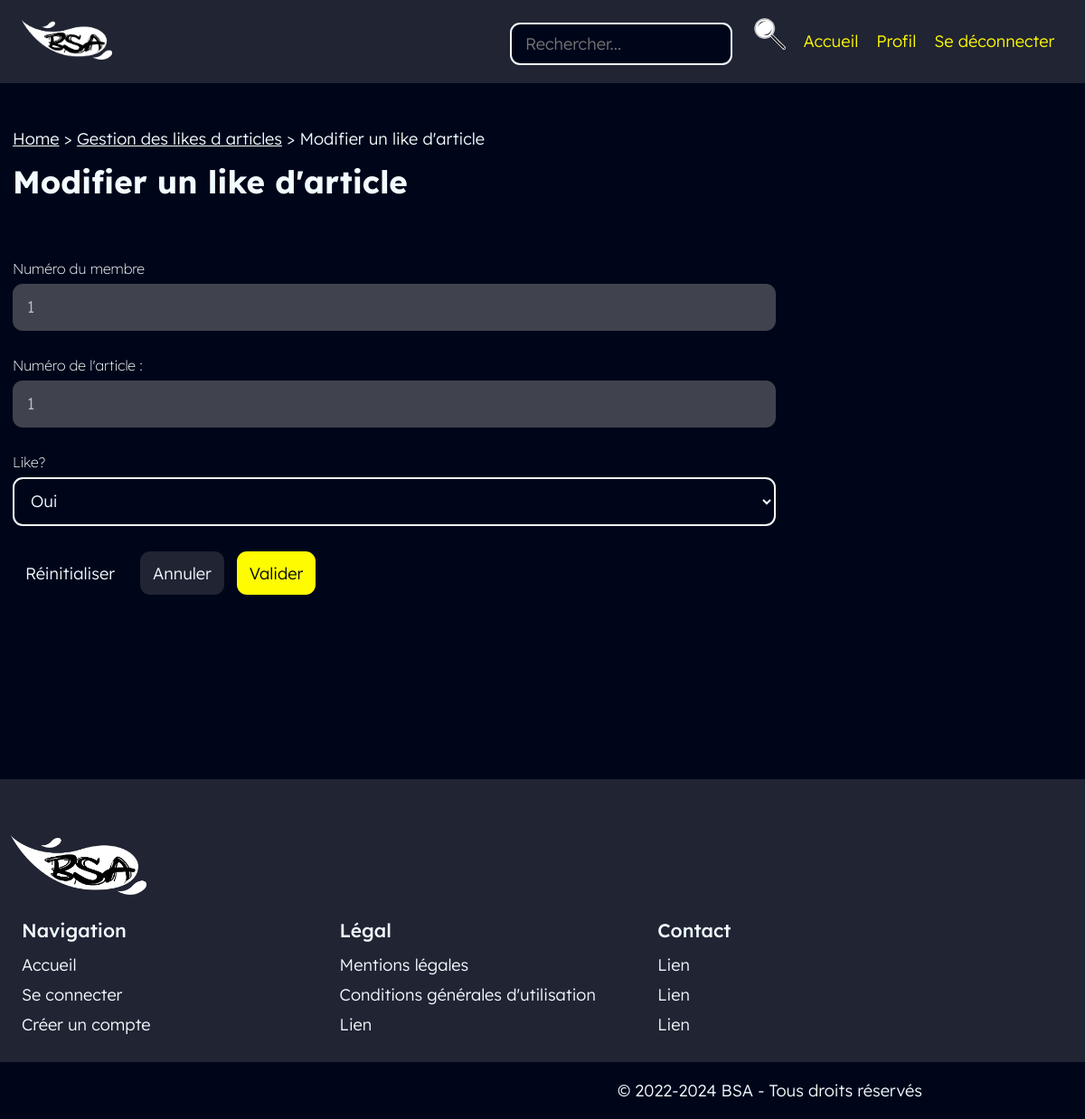
The app's page /back/likeArt/updateLikeArt.php?numMemb=1&numArt=1 (signed in) with its own data.
### tables this page shows
create table likeart
(
   numMemb int(10) not null,  
   numArt int(8) not null,    
   likeA bool DEFAULT TRUE,
   primary key (numMemb, numArt)
);

### CLASS_CRUD/likeart.class.php (called while the page is built, shortened)
<?php
require_once __DIR__ . '../../connect/database.php';
class likeart{
	function get_1LikeArt($numMemb, $numArt){
		global $db;
		try {
			$db->beginTransaction();
			$query = 'SELECT * FROM likeart WHERE numMemb=? AND numArt=?;';
			$request = $db->prepare($query);
			$request->execute([$numMemb, $numArt]);
			$result = $request->fetch();
			if(isset($request)) {
				return($result);
			} else {
				throw new ErrorException('LikeArt not found');
			}
		}
		catch (PDOException $e) {
			$db->rollBack();
			$request->closeCursor();
			die('Erreur insert likeart : ' . $e->getMessage());
		}
	}
}

### back/likeArt/updateLikeArt.php (the view, shortened to what this page needs)
<?php
require_once __DIR__ . '/../../util/index.php';
require_once __DIR__ . '/../../class_crud/likeart.class.php';
$monLikeArt = new likeart();
include __DIR__ . '/../../layouts/back/head.php';
?>
<?php
    $likeArt = $monLikeArt->get_1LikeArt($_GET['numMemb'], $_GET['numArt']);
    $numMemb = $likeArt['numMemb'];
    $numArt = $likeArt['numArt'];
    $likeA = $likeArt['likeA'];
?>
    <form
        class="admin-form"
        method="POST"
        action="<?= htmlspecialchars($_SERVER['PHP_SELF']); ?>?numMemb=<?=$_GET['numMemb'];?>&numArt=<?=$_GET['numArt'];?>"
        enctype="multipart/form-data"
        accept-charset="UTF-8"
    >
        <div class="field">
            <label for="numMemb">Numéro du membre</label>
            <input disabled name="numMemb" id="numMemb" size="80" maxlength="80" value="<?= $numMemb; ?>" />
        </div>
        <div class="field">
            <label for="numArt">Numéro de l'article :</label>
            <input disabled name="numArt" id="numArt" size="80" maxlength="80" value="<?= $numArt; ?>" />
        </div>
        <div class="field">
            <label for="likeA">Like?</label>
            <select name="likeA" id="likeA">
                <option <?=$likeA?'selected':'' ?> value="true">Oui</option>
            </select>
        </div>
        <div class="controls">
            <a class="btn btn-lg btn-text" href="<?= htmlspecialchars($_SERVER['PHP_SELF']); ?>?numMemb=<?=$_GET['numMemb'];?>&numArt=<?=$_GET['numArt'];?>">Réinitialiser</a>
            <a class="btn btn-lg btn-secondary" href="./angle.php">Annuler</a>
            <input class="btn btn-lg" type="submit" value="Valider" />
        </div>
    </form>
<?php require_once __DIR__ . '/../../layouts/back/foot.php'; ?>

### assets/css/var.css (style rules this page uses)
:root { font-size: 14px; --bg1: #00061A ; --bg2: #202433 ; --bg3: #40434D ; --p1: #F2FCFF ; --p2: #D5DDDF ; --p3:#B9BEBF ; --i:#FFFB00 ; --g1:#2F23D6 ; --g2:#4AC5E8 ; --g3:#D91D1D ; --g4:#EE7C0B ; --g5:#05C323 ; --g6:#EC03E5 ; --gFocus: #9da3f5; --h1: 400 6rem 'a Attack Graffiti', sans-serif; --h2: 700 2.5rem "Lexend Deca", sans-serif; --h3: 600 1.75rem "Lexend Deca", sans-serif; --h4: 500 1.5rem "Lexend Deca", sans-serif; --p: 300 1.3rem "Lexend Deca", sans-serif; --label: 200 1.125rem "Lexend Deca", sans-serif; --rounded-md: 0.6rem; --rounded-lg: 0.8rem; }

### assets/css/master.css (style rules this page uses)
body { background-color: var(--bg1); color: var(--p1); position: relative; width: 100%; }
* { box-sizing: border-box; margin: 0; padding: 0; background: var(--background); color: var(--color); outline: 0px solid transparent; }
input, select, textarea, .input { padding: 0.9rem 1rem; border-radius: var(--rounded-lg); border: 2px solid var(--p1); font: var(--p); }
select option { color: var(--bg1); }
input[type="submit" i], input[type="button" i], input[type="submit"], input[type="button"] { border: none; cursor: pointer; }
textarea[disabled], select[disabled], input[disabled], .input[disabled] { --background: var(--bg3); --color: var(--p3); border-color: transparent; }
.btn { --color: var(--bg1); --background: var(--i); text-decoration: none; font: var(--p); display: inline-block; text-align: center; cursor: pointer; border: none; transition: transform .2s, outline .2s; }
.btn.btn-lg { padding: 0.9rem 1rem; border-radius: var(--rounded-lg); }
.btn.btn-text { --background: transparent; --color: var(--p1); }
.btn.btn-secondary { --background: var(--bg2); --color: var(--p1); }
label, .font-label { font: var(--label); }
label { margin-bottom: 0.5rem; }

### assets/css/admin.css (style rules this page uses)
.admin-form { display: flex; flex-direction: column; gap: 2rem; align-items: flex-start; justify-content: flex-start; }
.admin-form .field { position: relative; width: 100%; display: flex; flex: 1; flex-direction: column; align-items: flex-start; }
.admin-form .field > * { display: block; position: relative; max-width: 100%; flex: 1; width: 100% !important; }
.admin-form .controls { display: flex; flex-flow: row wrap; gap: 1rem; }

### records on screen
likeart: numMemb "1", numArt "1", likeA "Oui"

### other values on screen
$navItemLabel "Home"
$navItemLabel "Gestion des likes d articles"
$navItemLabel "Modifier un like d'article"
$pageTitle "Modifier un like d'article"
